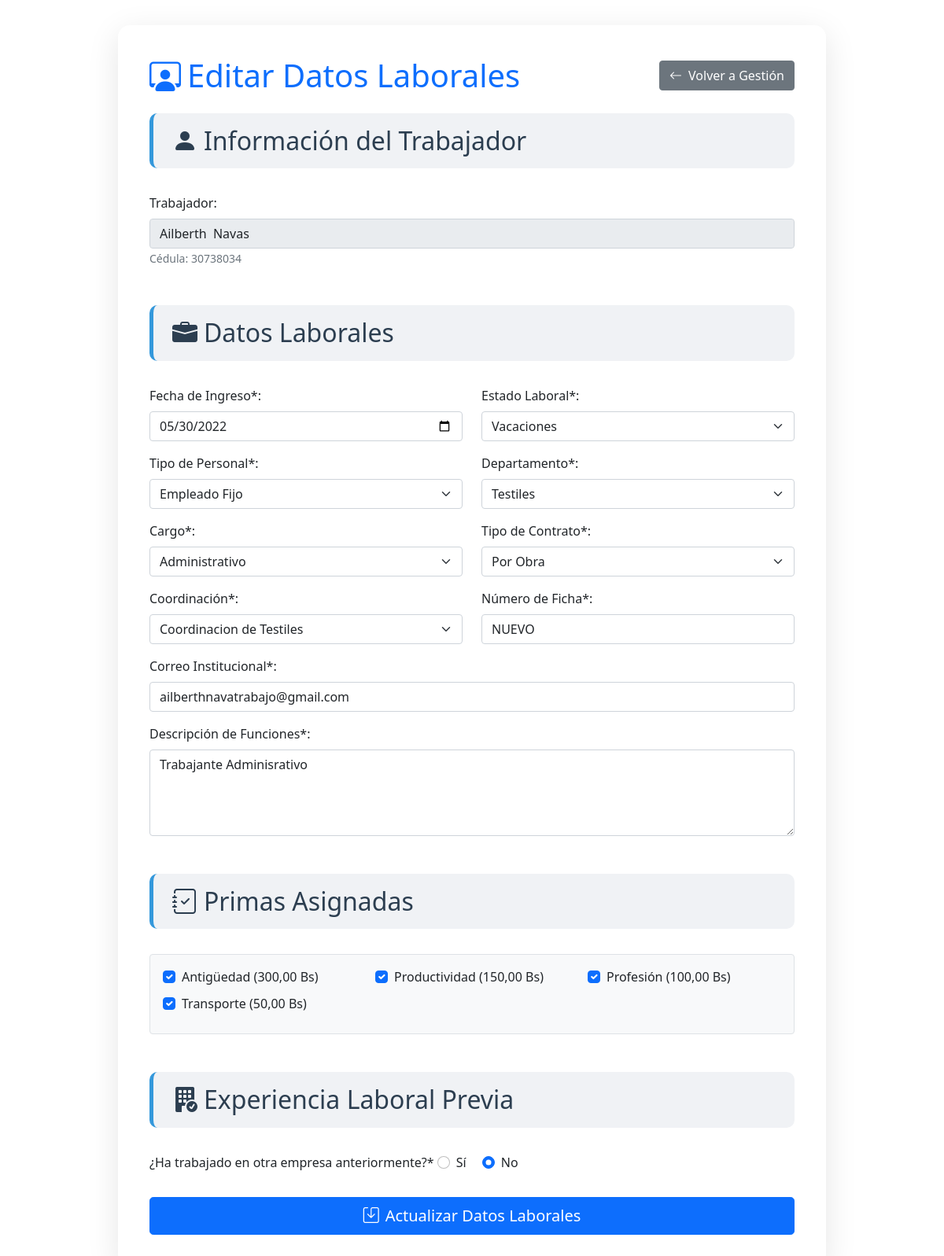
Page /inicio/gestion/edit/editdatos_laboral.php?id=14 (signed in) on the earlier database version.
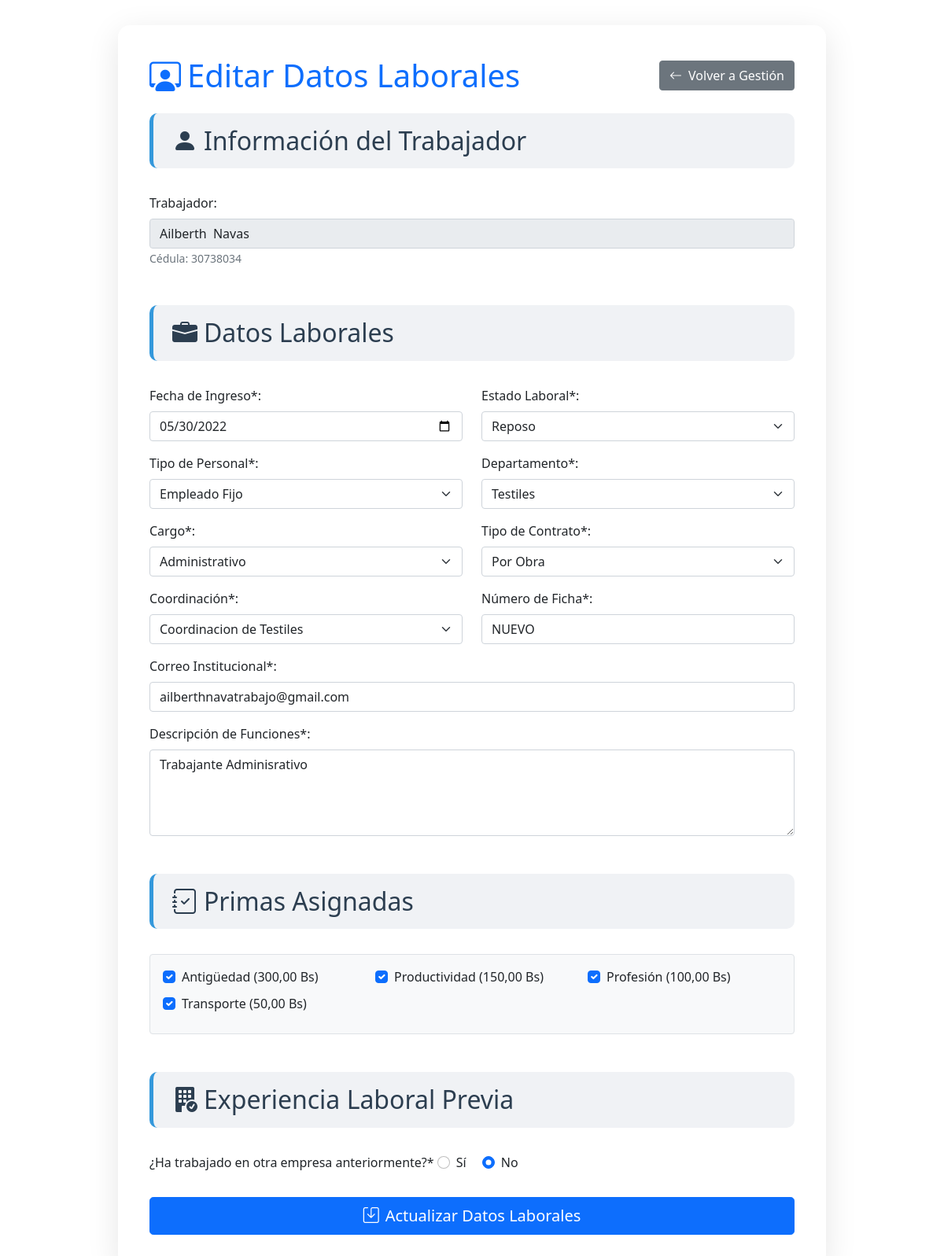
Same page on the later database version.
### tables this page shows
CREATE TABLE `datos_laborales` (
  `id_laboral` int NOT NULL AUTO_INCREMENT,
  `id_pers` int NOT NULL,
  `correo_institucional` varchar(100) DEFAULT NULL,
  `fecha_ingreso` date NOT NULL,
  `descripcion_funciones` text,
  `ficha` varchar(50) DEFAULT NULL,
  `id_departamento` int DEFAULT NULL,
  `id_cargo` int DEFAULT NULL,
  `id_contrato` int DEFAULT NULL,
  `id_coordinacion` int DEFAULT NULL,
  `ha_trabajado_anteriormente` enum('Sí','No') DEFAULT 'No',
  `nombre_empresa_anterior` varchar(255) DEFAULT NULL,
  `ano_ingreso_anterior` date DEFAULT NULL,
  `ano_culminacion_anterior` date DEFAULT NULL,
  `fecha_registro` timestamp NULL DEFAULT CURRENT_TIMESTAMP,
  `fecha_actualizacion` timestamp NULL DEFAULT CURRENT_TIMESTAMP ON UPDATE CURRENT_TIMESTAMP,
  `estado` enum('activo','vacaciones','inactivo','reposo') DEFAULT 'activo',
  `id_tipo_personal` int DEFAULT NULL,
  PRIMARY KEY (`id_laboral`),
  UNIQUE KEY `correo_institucional` (`correo_institucional`),
  KEY `id_pers` (`id_pers`),
  KEY `id_departamento` (`id_departamento`),
  KEY `id_cargo` (`id_cargo`),
  KEY `id_contrato` (`id_contrato`),
  KEY `id_coordinacion` (`id_coordinacion`),
  KEY `fk_datos_laborales_tipos_personal` (`id_tipo_personal`),
  CONSTRAINT `datos_laborales_ibfk_1` FOREIGN KEY (`id_pers`) REFERENCES `datos_personales` (`id_pers`) ON DELETE CASCADE,
  CONSTRAINT `datos_laborales_ibfk_3` FOREIGN KEY (`id_departamento`) REFERENCES `departamentos` (`id_departamento`),
  CONSTRAINT `datos_laborales_ibfk_4` FOREIGN KEY (`id_cargo`) REFERENCES `cargos` (`id_cargo`),
  CONSTRAINT `datos_laborales_ibfk_5` FOREIGN KEY (`id_contrato`) REFERENCES `tipos_contrato` (`id_contrato`),
  CONSTRAINT `datos_laborales_ibfk_6` FOREIGN KEY (`id_coordinacion`) REFERENCES `coordinaciones` (`id_coordinacion`),
  CONSTRAINT `fk_datos_laborales_tipos_personal` FOREIGN KEY (`id_tipo_personal`) REFERENCES `tipos_personal` (`id_tipo_personal`)
);

CREATE TABLE `tipos_personal` (
  `id_tipo_personal` int NOT NULL AUTO_INCREMENT,
  `nombre` enum('Jefe de Direccion','Coordinador','Empleado Contratado','Empleado Fijo','Obrero Contratado','Obrero Fijo') NOT NULL,
  PRIMARY KEY (`id_tipo_personal`)
);

CREATE TABLE `departamentos` (
  `id_departamento` int NOT NULL AUTO_INCREMENT,
  `nombre` varchar(100) NOT NULL,
  PRIMARY KEY (`id_departamento`)
);

CREATE TABLE `cargos` (
  `id_cargo` int NOT NULL AUTO_INCREMENT,
  `nombre` varchar(100) NOT NULL,
  `nivel` enum('Junior','Senior','Gerencial','Directivo') DEFAULT NULL,
  `sueldo` decimal(10,2) NOT NULL,
  PRIMARY KEY (`id_cargo`)
);

CREATE TABLE `tipos_contrato` (
  `id_contrato` int NOT NULL AUTO_INCREMENT,
  `nombre` varchar(25) NOT NULL,
  PRIMARY KEY (`id_contrato`)
);

CREATE TABLE `coordinaciones` (
  `id_coordinacion` int NOT NULL AUTO_INCREMENT,
  `nombre` varchar(100) NOT NULL,
  `id_departamento` int DEFAULT NULL,
  PRIMARY KEY (`id_coordinacion`),
  KEY `id_departamento` (`id_departamento`),
  CONSTRAINT `coordinaciones_ibfk_1` FOREIGN KEY (`id_departamento`) REFERENCES `departamentos` (`id_departamento`)
);

### inicio/gestion/edit/editdatos_laboral.php (the view, shortened to what the changed rows need)
<?php
require_once __DIR__ . '/../conexion/conexion_db.php';
$id_laboral = intval($_GET['id']);
try {
    $pdo = new PDO("mysql:host=$servidor;dbname=$basedatos", $usuario, $contraseña);
    $pdo->setAttribute(PDO::ATTR_ERRMODE, PDO::ERRMODE_EXCEPTION);
    $stmt = $pdo->prepare("SELECT * FROM datos_laborales WHERE id_laboral = ?");
    $stmt->execute([$id_laboral]);
    $registro = $stmt->fetch(PDO::FETCH_ASSOC);
    $tipos_personal = $pdo->query("SELECT id_tipo_personal, nombre FROM tipos_personal ORDER BY nombre")->fetchAll(PDO::FETCH_ASSOC);
    $departamentos = $pdo->query("SELECT id_departamento, nombre FROM departamentos ORDER BY nombre")->fetchAll(PDO::FETCH_ASSOC);
    $cargos = $pdo->query("SELECT id_cargo, nombre FROM cargos ORDER BY nombre")->fetchAll(PDO::FETCH_ASSOC);
    $tipos_contrato = $pdo->query("SELECT id_contrato, nombre FROM tipos_contrato ORDER BY nombre")->fetchAll(PDO::FETCH_ASSOC);
    $coordinaciones_all = $pdo->query("SELECT id_coordinacion, nombre, id_departamento FROM coordinaciones ORDER BY nombre")->fetchAll(PDO::FETCH_ASSOC);
} catch (PDOException $e) {
    $_SESSION['mensaje'] = [
        'titulo' => 'Error de Base de Datos',
        'contenido' => 'No se pudieron cargar los datos: ' . $e->getMessage(),
        'tipo' => 'danger'
    ];
    header("Location: ../gestion_laboral.php");
    exit;
}
?>
<!DOCTYPE html>
<html lang="es">
<head>
    <link href="https://cdn.jsdelivr.net/npm/bootstrap@5.1.3/dist/css/bootstrap.min.css" rel="stylesheet">
    <link rel="stylesheet" href="https://cdn.jsdelivr.net/npm/bootstrap-icons@1.11.3/font/bootstrap-icons.min.css">
    <link rel="stylesheet" href="https://cdnjs.cloudflare.com/ajax/libs/font-awesome/6.0.0/css/all.min.css">
</head>
<body>
    <div class="container">
        <div class="form-container-custom">
            <div class="d-flex justify-content-between align-items-center mb-4">
                <h1 class="text-primary mb-0">
                    <i class="bi bi-person-workspace me-2"></i>Editar Datos Laborales
                </h1>
            </div>
            <form method="POST">
                <div class="form-section-header">
                    <h2><i class="bi bi-person-fill me-2"></i>Información del Trabajador</h2>
                </div>
                <div class="form-section-header mt-5">
                    <h2><i class="bi bi-briefcase-fill me-2"></i>Datos Laborales</h2>
                </div>
                <div class="row">
                    <div class="col-md-6 mb-3">
                        <label for="fecha_ingreso" class="form-label">Fecha de Ingreso*:</label>
                        <input type="date" class="form-control" id="fecha_ingreso" name="fecha_ingreso" value="<?= htmlspecialchars($registro['fecha_ingreso'] ?? '') ?>" required>
                    </div>
                    <div class="col-md-6 mb-3">
                        <label for="estado" class="form-label">Estado Laboral*:</label>
                        <select class="form-select" id="estado" name="estado" required>
                            <option value="reposo" <?= ($registro['estado'] == 'reposo') ? 'selected' : '' ?>>Reposo</option>
                            <option value="vacaciones" <?= ($registro['estado'] == 'vacaciones') ? 'selected' : '' ?>>Vacaciones</option>
                        </select>
                    </div>
                </div>
                <div class="row">
                    <div class="col-md-6 mb-3">
                        <label for="id_tipo_personal" class="form-label">Tipo de Personal*:</label>
                        <select class="form-select" id="id_tipo_personal" name="id_tipo_personal" required>
                            <?php foreach($tipos_personal as $tipo): ?>
                                <option value="<?= htmlspecialchars($tipo['id_tipo_personal']) ?>" <?= ($registro['id_tipo_personal'] == $tipo['id_tipo_personal']) ? 'selected' : '' ?>>
                                    <?= htmlspecialchars($tipo['nombre']) ?>
                                </option>
                            <?php endforeach; ?>
                        </select>
                    </div>
                    <div class="col-md-6 mb-3">
                        <label for="id_departamento" class="form-label">Departamento*:</label>
                        <select class="form-select" id="id_departamento" name="id_departamento" required>
                            <?php foreach($departamentos as $depto): ?>
                                <option value="<?= htmlspecialchars($depto['id_departamento']) ?>" <?= ($registro['id_departamento'] == $depto['id_departamento']) ? 'selected' : '' ?>>
                                    <?= htmlspecialchars($depto['nombre']) ?>
                                </option>
                            <?php endforeach; ?>
                        </select>
                    </div>
                </div>
                <div class="row">
                    <div class="col-md-6 mb-3">
                        <label for="id_cargo" class="form-label">Cargo*:</label>
                        <select class="form-select" id="id_cargo" name="id_cargo" required>
                            <?php foreach($cargos as $cargo): ?>
                                <option value="<?= htmlspecialchars($cargo['id_cargo']) ?>" <?= ($registro['id_cargo'] == $cargo['id_cargo']) ? 'selected' : '' ?>>
                                    <?= htmlspecialchars($cargo['nombre']) ?>
                                </option>
                            <?php endforeach; ?>
                        </select>
                    </div>
                    <div class="col-md-6 mb-3">
                        <label for="id_contrato" class="form-label">Tipo de Contrato*:</label>
                        <select class="form-select" id="id_contrato" name="id_contrato" required>
                            <?php foreach($tipos_contrato as $contrato): ?>
                                <option value="<?= htmlspecialchars($contrato['id_contrato']) ?>" <?= ($registro['id_contrato'] == $contrato['id_contrato']) ? 'selected' : '' ?>>
                                    <?= htmlspecialchars($contrato['nombre']) ?>
                                </option>
                            <?php endforeach; ?>
                        </select>
                    </div>
                </div>
                <div class="row">
                    <div class="col-md-6 mb-3">
                        <label for="id_coordinacion" class="form-label">Coordinación*:</label>
                        <select class="form-select" id="id_coordinacion" name="id_coordinacion" required>
                            <?php foreach($coordinaciones_all as $coord): ?>
                                <option value="<?= htmlspecialchars($coord['id_coordinacion']) ?>"
                                    data-departamento-id="<?= htmlspecialchars($coord['id_departamento']) ?>"
                                    <?= ($registro['id_coordinacion'] == $coord['id_coordinacion']) ? 'selected' : '' ?>
                                    style="display: none;"
                                >
                                    <?= htmlspecialchars($coord['nombre']) ?>
                                </option>
                            <?php endforeach; ?>
                        </select>
                    </div>
                    <div class="col-md-6 mb-3">
                        <label for="ficha" class="form-label">Número de Ficha*:</label>
                        <input type="text" class="form-control" id="ficha" name="ficha"
                               value="<?= htmlspecialchars($registro['ficha'] ?? '') ?>"
                               pattern="[A-Z0-9-]+"
                               title="Solo mayúsculas, números y guiones"
                               required>
                    </div>
                </div>
                <div class="mb-3">
                    <label for="correo_institucional" class="form-label">Correo Institucional*:</label>
                    <input type="email" class="form-control" id="correo_institucional" name="correo_institucional"
                           value="<?= htmlspecialchars($registro['correo_institucional'] ?? '') ?>" required>
                </div>
                <div class="mb-3">
                    <label for="descripcion_funciones" class="form-label">Descripción de Funciones*:</label>
                    <textarea class="form-control" id="descripcion_funciones" name="descripcion_funciones" rows="4" required><?= htmlspecialchars($registro['descripcion_funciones'] ?? '') ?></textarea>
                </div>
                <div class="form-section-header mt-5">
                    <h2><i class="bi bi-journal-check me-2"></i>Primas Asignadas</h2>
                </div>
                <div class="form-section-header mt-5">
                    <h2><i class="bi bi-building-fill-check me-2"></i>Experiencia Laboral Previa</h2>
                </div>
                <div class="mb-3">
                    <div class="form-check form-check-inline">
                        <input class="form-check-input" type="radio" name="ha_trabajado_anteriormente" id="trabajo_anterior_si" value="Sí" onchange="toggleExperienciaPrevia(true)"
                               <?= ($registro['ha_trabajado_anteriormente'] == 'Sí') ? 'checked' : '' ?> required>
                        <label class="form-check-label" for="trabajo_anterior_si">Sí</label>
                    </div>
                    <div class="form-check form-check-inline">
                        <input class="form-check-input" type="radio" name="ha_trabajado_anteriormente" id="trabajo_anterior_no" value="No" onchange="toggleExperienciaPrevia(false)"
                               <?= ($registro['ha_trabajado_anteriormente'] == 'No') ? 'checked' : '' ?> required>
                        <label class="form-check-label" for="trabajo_anterior_no">No</label>
                    </div>
                </div>
            </form>
        </div>
    </div>
</body>
</html>

Differences in the rows shown:
changed datos_laborales "NUEVO": estado "Vacaciones" → "Reposo"
